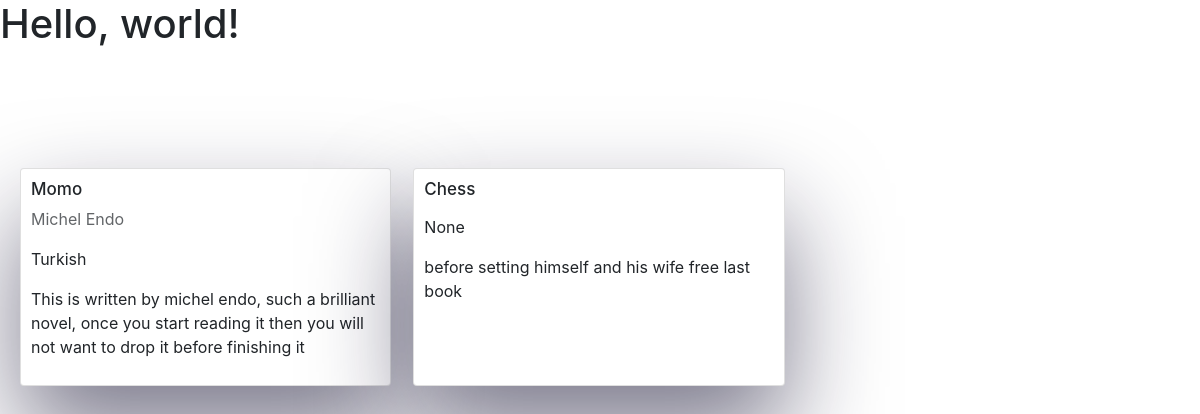
Before: / with the older database file.
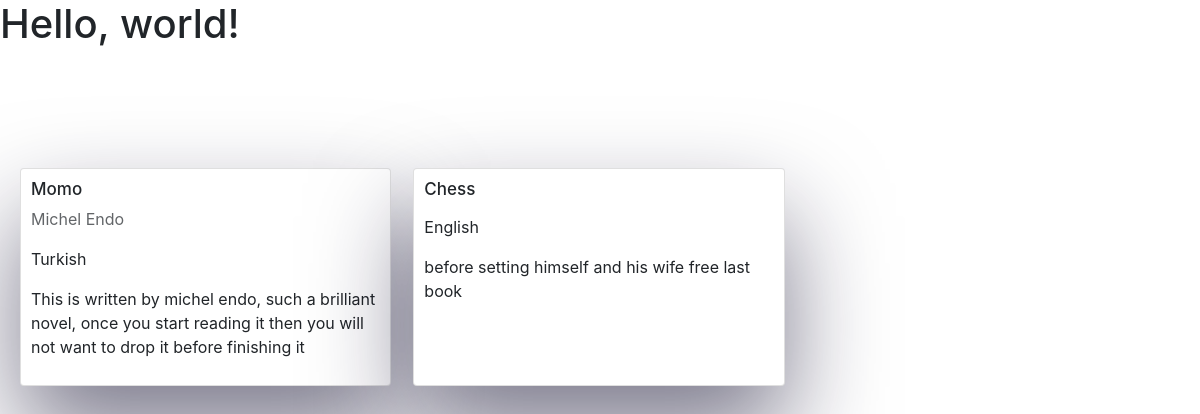
After: the same page with the newer database file.
### core/models.py (models this page shows, shortened)
class Book(models.Model):
    title = models.CharField(max_length=50, blank=True, null=True)
    contributor = models.ManyToManyField(
        Contributor, through='BookContributor')
    category = models.ManyToManyField(Category, through='BookCategory')
    user = models.ManyToManyField(User, through='UserBook')
    language = models.ForeignKey(
        Language, on_delete=models.CASCADE, null=True, blank=True)
    slug = models.SlugField()
    description = models.TextField(blank=True, null=True)

class Contributor(models.Model):
    name = models.CharField(max_length=50, blank=True,
                            null=True)
    def __str__(self):
        return self.name

class Language(models.Model):
    name = models.CharField(max_length=50, blank=True, null=True)
    def __str__(self):
        return self.name

### core/views.py (the view)
# urls.py: path("", home),
def home(request):
    books = Book.objects.all()
    context = {'books': books}
    return render(request, "core/home.html", context)

### core/templates/core/home.html
{% extends "base.html" %} {% block content %}
<div class="grid">
  {% for book in books %}
  <div class="card">
    <div class="card__header">
      <h3>{{ book.title }}</h3>
      <p class="contri">{{ book.contributor.all|join:", " }}</p>
      <p class="language">{{ book.language }}</p>
    </div>
    <div class="card__body">
      <p>{{ book.description }}</p>
    </div>
  </div>
  {% endfor %}
</div>
{% endblock %}

### templates/base.html (shortened to what this page needs)
{% load static %}
<!DOCTYPE html>
<html lang="en">
  <head>
    <link rel="stylesheet" href="{% static 'core/style.css' %}" />
    <link href="css/bootstrap.min.css" rel="stylesheet" />
  </head>
  <body>
    <h1>Hello, world!</h1>
    {% block content %} {% endblock content %}
  </body>
</html>

### core/static/core/style.css (style rules this page uses)
* { box-sizing: border-box; margin: 0; padding: 0; }
body { background: #edf2f8; font-size: 16px; line-height: 1.7; }
.grid { display: grid; width: 100%; grid-template-columns: repeat(3, 1fr); margin: 100px auto; padding: 20px; gap: 20px; }
.card { border-radius: 20px; background: #fff; padding: 10px; margin-right: 2px; box-shadow: rgba(17, 12, 46, 0.55) 0px 48px 100px 0px; }
.card__header .language { display: flex; }
.card__header h3 { font-size: 17px; margin-right: 5px; }
.card__header .contri { opacity: 0.7; }

Changed rows visible on the page:
changed Book "Chess": language "None" → "English"
